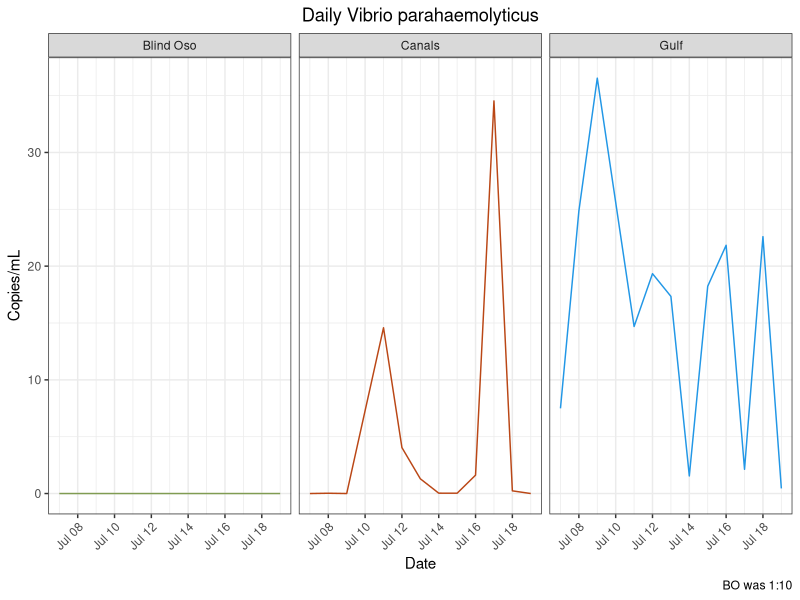
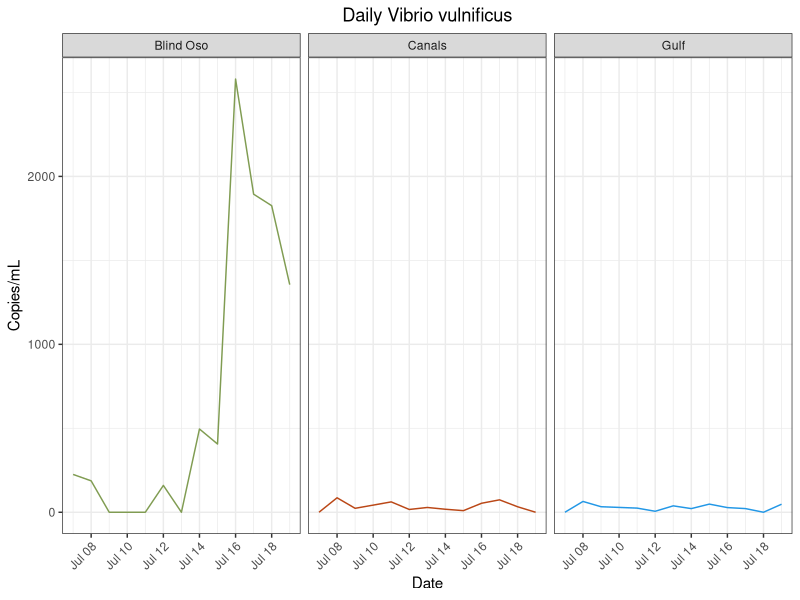
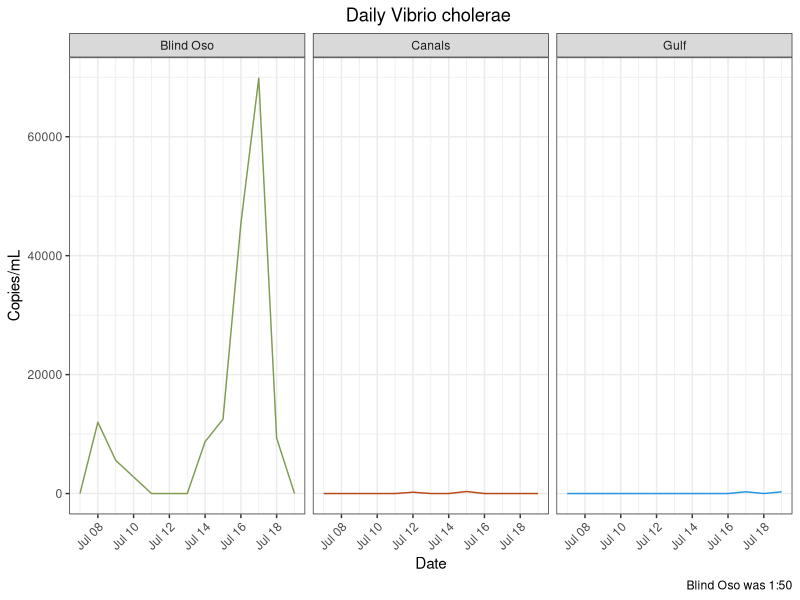
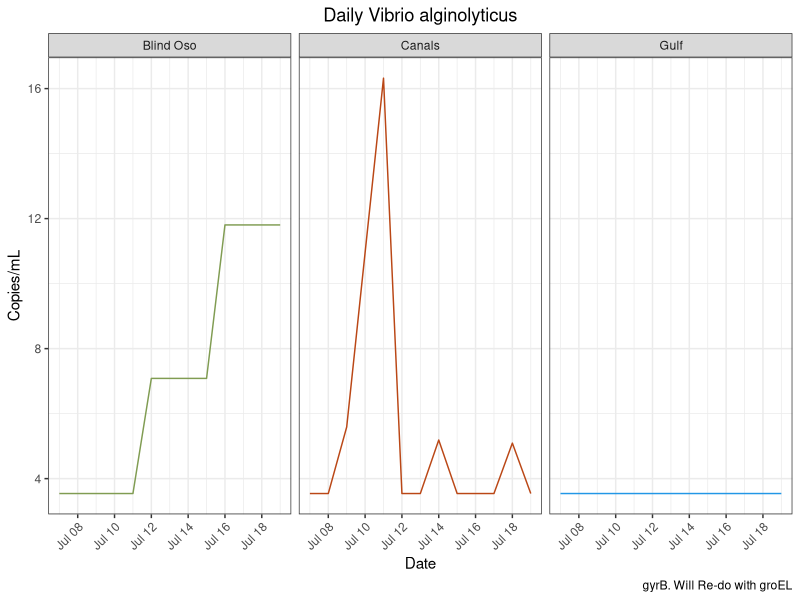
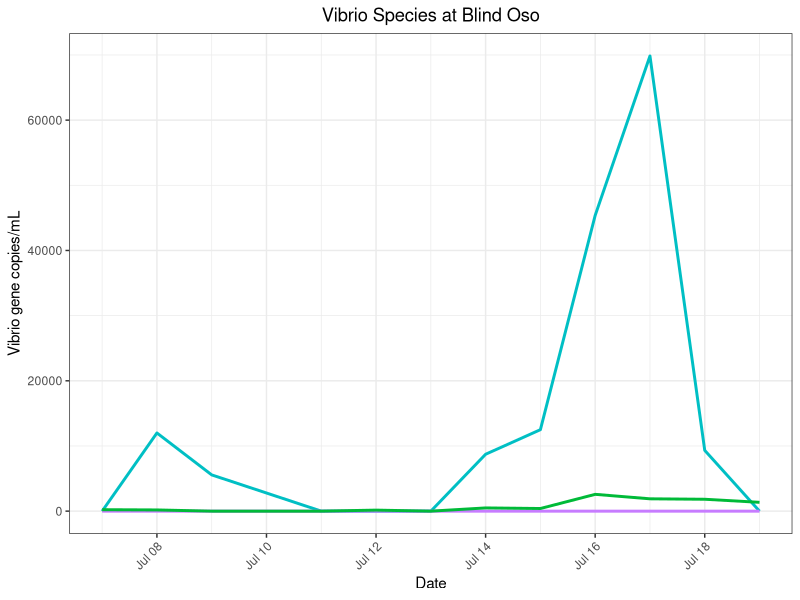
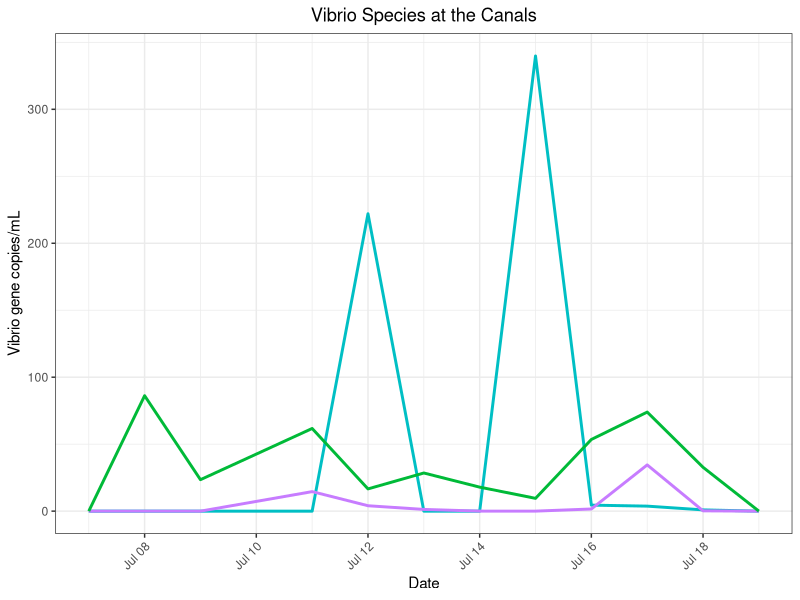
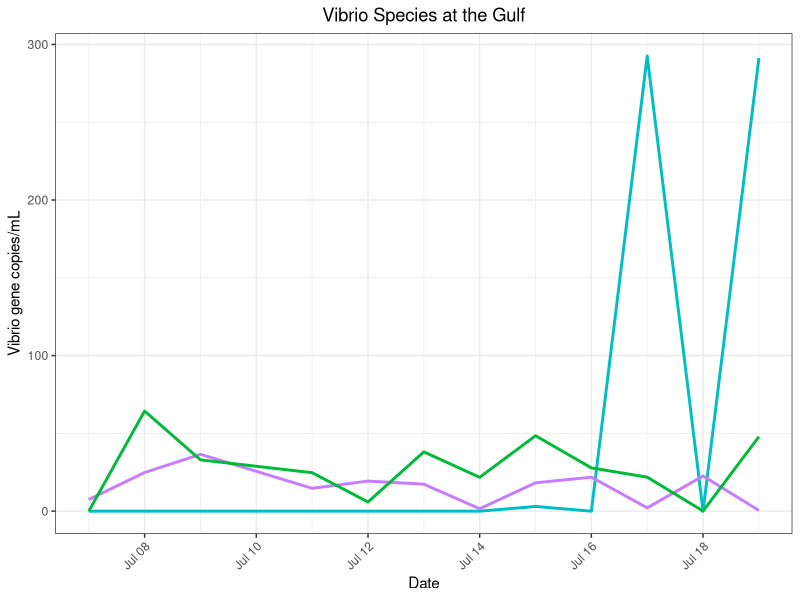
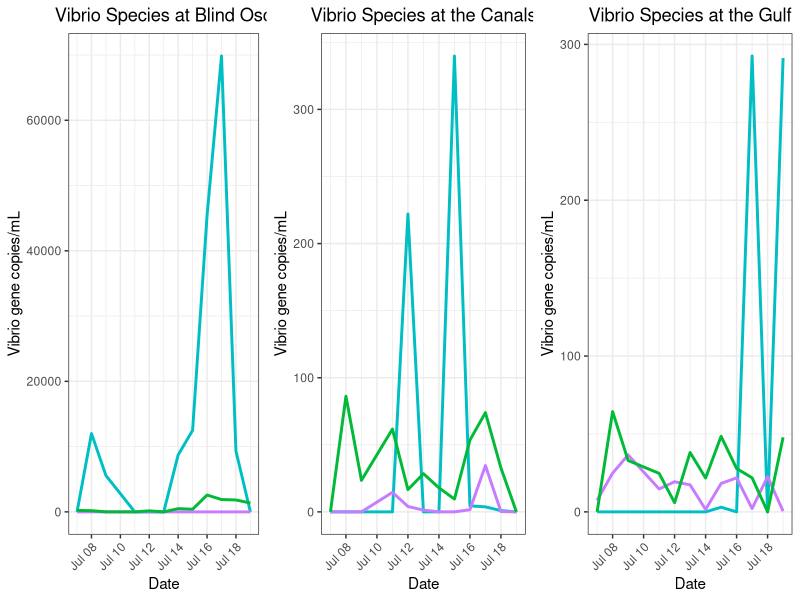

Here is the R script that generated these plots, in order:
## ---- chunk 1
library(here)
library(tidyverse)
library(lubridate)
library(ggpubr) #Stacking Plots
## ---- chunk 2
vp<- read_csv(here("data", "processed_data","qpcr", "vp_clean_copies.csv"))
vp_m<- read_csv(here("data", "processed_data","qpcr","vp_mon_clean_copies.csv")) 

vv<- read_csv(here("data", "processed_data","qpcr","vv_clean_copies_redo.csv")) #Trial two is best. Other trials exist too. 
vv_m<- read_csv(here("data", "processed_data","qpcr","vv_clean_copies_mon.csv"))

vc<- read_csv(here("data", "processed_data","qpcr", "vc_clean_copies_daily.csv")) #Daily
vc_m<- read_csv(here("data", "processed_data", "qpcr","vc_clean_copies_mon.csv"))#Monthly
vc_bo<- read_csv(here("data", "processed_data","qpcr","vc_clean_copies_dail_1_50.csv")) #Ran 1:50. with 5 reps (run with 2 reps + run with 3 reps)
#vc_bo_50<- read_csv(here("data", "processed_data","vc_clean_copies_daily_1_50_2reps.csv"))#Just reps 4 and 5 to compare. This looks fine, but I removed the code so as to clean up this script.

va<- read_csv(here("data", "processed_data","qpcr", "va_clean_copies_daily.csv"))
va_m<-  read_csv(here("data", "processed_data","qpcr", "va_clean_copies_monthly.csv"))
## ---- chunk 3
vv<- vv %>%
  mutate(site = recode(site, "BO" = "Blind Oso")) %>%
  mutate(site = recode(site, "C2" = "Canals")) %>%
  mutate(site = recode(site, "RD" = "Gulf"))

vp<- vp %>%
  mutate(site = recode(site, "BO" = "Blind Oso")) %>%
  mutate(site = recode(site, "C2" = "Canals")) %>%
  mutate(site = recode(site, "RD" = "Gulf"))

vc<- vc %>%
  mutate(site = recode(site, "BO" = "Blind Oso")) %>%
  mutate(site = recode(site, "C2" = "Canals")) %>%
  mutate(site = recode(site, "RD" = "Gulf"))
vc_bo<- vc_bo %>%
  mutate(site = recode(site, "BO" = "Blind Oso")) %>%
  mutate(site = recode(site, "C2" = "Canals")) %>%
  mutate(site = recode(site, "RD" = "Gulf"))
#vc_bo_50<- vc_bo_50 %>%
 # mutate(site = recode(site, "BO" = "Blind Oso")) %>%
 # mutate(site = recode(site, "C2" = "Canals")) %>%
 # mutate(site = recode(site, "RD" = "Gulf"))

va<- va %>%
  mutate(site = recode(site, "BO" = "Blind Oso")) %>%
  mutate(site = recode(site, "C2" = "Canals")) %>%
  mutate(site = recode(site, "RD" = "Gulf"))
## ---- chunk 4
vc<- 
  vc %>%
  filter(!site %in% "Blind Oso")  #Gets rid of old BO 
  
vc_d<- rbind(vc, vc_bo) #Adds new BO to C2 and RD
## ---- chunk 5
#Vp Mon
vp_m<- vp_m %>%
  select(!...1) 
jul_bo = data.frame(date = as.Date("2022-07-07"), copies_mL=0, site = "BO")
jul_c2 = data.frame(date = as.Date("2022-07-07"), copies_mL=0, site = "C2")
jul_rd = data.frame(date = as.Date("2022-07-07"), copies_mL=7.49310194, site = "RD")
vp_m = rbind(jul_bo, jul_c2, jul_rd, vp_m) %>%
  mutate(site = recode(site, "BO" = "Blind Oso")) %>%
  mutate(site = recode(site, "C2" = "Canals")) %>%
  mutate(site = recode(site, "RD" = "Gulf"))
                     

#Vv Mon
vv_m<- vv_m %>%
  select(!...1) 
jul_bo = data.frame(date = as.Date("2022-07-07"), copies_mL=0, site = "BO")
jul_c2 = data.frame(date = as.Date("2022-07-07"), copies_mL=0, site = "C2")
jul_rd = data.frame(date = as.Date("2022-07-07"), copies_mL=7.49310194, site = "RD")
vv_m = rbind(jul_bo, jul_c2, jul_rd, vv_m)%>%
  mutate(site = recode(site, "BO" = "Blind Oso")) %>%
  mutate(site = recode(site, "C2" = "Canals")) %>%
  mutate(site = recode(site, "RD" = "Gulf"))

vc_m<- vc_m %>%
  select(!...1) 
  jul_bo = data.frame(date = as.Date("2022-07-07"), copies_mL=263.208407, site = "BO")
  jul_c2 = data.frame(date = as.Date("2022-07-07"), copies_mL=0, site = "C2")
  jul_rd = data.frame(date = as.Date("2022-07-07"), copies_mL=0, site = "RD")
  vc_m = rbind(jul_bo, jul_c2, jul_rd, vc_m)%>%
    mutate(site = recode(site, "BO" = "Blind Oso")) %>%
    mutate(site = recode(site, "C2" = "Canals")) %>%
    mutate(site = recode(site, "RD" = "Gulf"))
  
 va_m<- va_m %>%
  select(!...1) 
  jul_bo = data.frame(date = as.Date("2022-07-07"), copies_mL=0, site = "BO")
  jul_c2 = data.frame(date = as.Date("2022-07-07"), copies_mL=5.494766, site = "C2")
  jul_rd = data.frame(date = as.Date("2022-07-07"), copies_mL=0, site = "RD")
  va_m = rbind(jul_bo, jul_c2, jul_rd, va_m)%>%
    mutate(site = recode(site, "BO" = "Blind Oso")) %>%
    mutate(site = recode(site, "C2" = "Canals")) %>%
    mutate(site = recode(site, "RD" = "Gulf")) 
## ---- chunk 6
#png(file = here("results", "plots", "species_specific", "vp_daily.png"))
 vp %>%
  ggplot() + geom_line(
    aes(x = date,
        y = copies_mL,
        color = site))+ 
  facet_wrap(~site)  +
  labs(x = "Date",
       y = "Copies/mL",
       title = "Daily Vibrio parahaemolyticus",
       caption = "BO was 1:10")+
  theme_bw()+
  theme(
    plot.title = element_text(hjust = 0.5),
    axis.text.x = element_text(hjust = 1, angle = 45),
    legend.position = "none")+
  scale_color_manual(values = c("Blind Oso" = "#809C52",
                                "Canals" = "#ba4716",
                                "Gulf" = "4c848c"))
# dev.off()

 ggsave(here("results", "plots", "vp_daily.png"))
## ---- chunk 7
#png(file = here("results", "plots", "species_specific", "vv_daily.png"))

vv %>%
  #filter(!site %in% "Blind Oso") %>%
  ggplot() + geom_line(
    aes(x = date,
        y = copies_mL,
        color = site))+ 
  facet_wrap(~site)  +
  labs(x = "Date",
       y = "Copies/mL",
       title = "Daily Vibrio vulnificus")+
  theme_bw()+
  theme(
    plot.title = element_text(hjust = 0.5),
    axis.text.x = element_text(hjust = 1, angle = 45),
    legend.position = "none")+ 
  scale_color_manual(values = c("Blind Oso" = "#809C52",
                                "Canals" = "#ba4716",
                                "Gulf" = "4c848c"))
#dev.off()

 ggsave(here("results", "plots", "vv_daily.png"))
## ---- chunk 8
vc_d %>%
#filter(!site %in% "Blind Oso") %>%
  ggplot() + geom_line(
    aes(x = date,
        y = copies_mL,
        color = site))+ 
  facet_wrap(~site)  +
  labs(x = "Date",
       y = "Copies/mL",
       title = "Daily Vibrio cholerae ",
       caption = "Blind Oso was 1:50")+
  theme_bw()+
  theme(
    plot.title = element_text(hjust = 0.5),
    axis.text.x = element_text(hjust = 1, angle = 45),
    legend.position = "none")+ 
  scale_color_manual(values = c("Blind Oso" = "#809C52", #5 replicates
                                "Canals" = "#ba4716",#3
                                "Gulf" = "4c848c"))#3

 ggsave(here("results", "plots", "vc_daily.png"))
## ---- chunk 9
#png(file = here("results", "plots", "species_specific", "va_daily.png"))

va %>%
 #filter(!site %in% "Blind Oso") %>%
  ggplot() + geom_line(
    aes(x = date,
        y = copies_mL,
        color = site))+ 
  facet_wrap(~site)  +
  labs(x = "Date",
       y = "Copies/mL",
       title = "Daily Vibrio alginolyticus",
       caption = "gyrB. Will Re-do with groEL")+
  theme_bw()+
  theme(
    plot.title = element_text(hjust = 0.5),
    axis.text.x = element_text(hjust = 1, angle = 45),
    legend.position = "none")+ 
  scale_color_manual(values = c("Blind Oso" = "#809C52",
                                "Canals" = "#ba4716",
                                "Gulf" = "4c848c"))
#dev.off()

 ggsave(here("results", "plots", "va_daily.png"))
## ---- chunk 10
#Make new columns with species 
type = "vc"
vc1<- cbind(vc_d, type)

type = "vv"
vv1<- cbind(vv, type)

type = "vp"
vp1<- cbind(vp, type)

type = "va"
va1<- cbind(va,type)

#Combine datasets
master<- rbind(vc1,vp1,vv1, va1) %>%
  mutate(type = recode(type, "va" = "V. alginolyticus",
                       "vc" = "V. cholerae",
                       "vp" = "V. parahaemolyticus",
                       "vv" = "V. vulnificus"))
# Save this
saveRDS(master, file = here("data", "processed_data", "qpcr","species_copies.rds"))
## ---- chunk 11
bo_spp<- master %>%
  filter(site %in% "Blind Oso",
         !type %in% "V. alginolyticus") %>% #Take out Va for now
  ggplot() + geom_line(
    aes(
      x = date,
      y = copies_mL,
      color = type),
    size = 1)+ 
  theme_bw()+
     labs(title = "Vibrio Species at Blind Oso",
       x = "Date",
       y = "Vibrio gene copies/mL",
       color = "Vibrio spp.") +
  theme(axis.text.x = element_text(hjust = 1, angle = 45),
        plot.title = element_text(hjust = 0.5),
        legend.position = "none") + 
scale_color_manual(values = c("V. alginolyticus" = "#F8766D",
                              "V. cholerae" = "#00BFC4",
                              "V. parahaemolyticus" = "#C77CFF",
                              "V. vulnificus" = "#00BA38"))

bo_spp

#dev.off()
 ggsave(here("results", "plots", "bo_all_daily.png"))
## ---- chunk 12
c2_spp<-
  master %>%
  filter(site %in% "Canals",
         !type %in% "V. alginolyticus") %>%
  ggplot() + geom_line(
    aes(
      x = date,
      y = copies_mL,
      color = type),
    size = 1)+ 
  theme_bw()+
     labs(title = "Vibrio Species at the Canals",
       x = "Date",
       y = "Vibrio gene copies/mL",
       color = "Vibrio spp.") +
  theme(axis.text.x = element_text(hjust = 1, angle = 45),
        plot.title = element_text(hjust = 0.5),
        legend.position = "none") + 
scale_color_manual(values = c("V. alginolyticus" = "#F8766D",
                              "V. cholerae" = "#00BFC4",
                              "V. parahaemolyticus" = "#C77CFF",
                              "V. vulnificus" = "#00BA38"))

c2_spp

 ggsave(here("results", "plots", "c2_all_daily.png"))
## ---- chunk 13
rd_spp<-
 master %>%
  filter(site %in% "Gulf",
         !type %in% "V. alginolyticus") %>%
  ggplot() + geom_line(
    aes(
      x = date,
      y = copies_mL,
      color = type),
    size = 1)+ 
  theme_bw()+
     labs(title = "Vibrio Species at the Gulf",
       x = "Date",
       y = "Vibrio gene copies/mL",
       color = "Vibrio spp.") +
  theme(axis.text.x = element_text(hjust = 1, angle = 45),
        plot.title = element_text(hjust = 0.5),
        legend.position = "none") + 
scale_color_manual(values = c("V. alginolyticus" = "#F8766D",
                              "V. cholerae" = "#00BFC4",
                              "V. parahaemolyticus" = "#C77CFF",
                              "V. vulnificus" = "#00BA38"))

rd_spp

 ggsave(here("results", "plots", "rd_all_daily.png"))
## ---- chunk 14
all_spp<-
  ggarrange(bo_spp, c2_spp, rd_spp,
            nrow = 1,
            ncol = 3)
all_spp
## ---- chunk 15
#png(file = here("results", "plots", "species_specific", "vp_mon.png"))

vp_m %>%
ggplot() + geom_line(
    aes(x = date,
        y = copies_mL,
        color = site))+ 
  geom_point(
     aes(x = date,
        y = copies_mL,
        color = site))+
  facet_wrap(~site)  +
  labs(x = "Date",
       y = "Copies/mL",
       title = "Monthly Vibrio parahaemolyticus")+
  theme_bw()+
  theme(
    plot.title = element_text(hjust = 0.5),
    axis.text.x = element_text(hjust = 1, angle = 45),
    legend.position = "none")+
  scale_color_manual(values = c("Blind Oso" = "#809C52",
                                "Canals" = "#ba4716",
                                "Gulf" = "4c848c"))+
  scale_x_date(date_breaks = "1 month", date_labels = "%b")

#dev.off()

 ggsave(here("results", "plots", "vp_monthly.png"))
## ---- chunk 16
#png(file = here("results", "plots", "species_specific", "vv_mon.png"))
 vv_m %>%
  filter(!site %in% c("E3", "NT")) %>%
 ggplot() + geom_line(
    aes(x = date,
        y = copies_mL,
        color = site))+ 
  geom_point(
     aes(x = date,
        y = copies_mL,
        color = site))+
  facet_wrap(~site)  +
  labs(x = "Date",
       y = "Copies/mL",
       title = "Monthly Vibrio vulnificus")+
  theme_bw()+
  theme(
    plot.title = element_text(hjust = 0.5),
    axis.text.x = element_text(hjust = 1, angle = 45),
    legend.position = "none")+
  scale_color_manual(values = c("Blind Oso" = "#809C52",
                                "Canals" = "#ba4716",
                                "Gulf" = "4c848c"))+
  scale_x_date(date_breaks = "1 month", date_labels = "%b")
#dev.off()

  ggsave(here("results", "plots", "vv_monthly.png"))
## ---- chunk 17
#png(file = here("results", "plots", "species_specific", "vc_mon.png"))
vc_m %>%
  #filter(!site %in% "Blind Oso") %>%
 ggplot() + geom_line(
    aes(x = date,
        y = copies_mL,
        color = site))+ 
  geom_point(
     aes(x = date,
        y = copies_mL,
        color = site))+
  facet_wrap(~site)  +
  labs(x = "Date",
       y = "Copies/mL",
       title = "Monthly Vibrio cholerae")+
  theme_bw()+
  theme(
    plot.title = element_text(hjust = 0.5),
    axis.text.x = element_text(hjust = 1, angle = 45),
    legend.position = "none")+
  scale_color_manual(values = c("Blind Oso" = "#809C52",
                                "Canals" = "#ba4716",
                                "Gulf" = "4c848c"))+
  scale_x_date(date_breaks = "1 month", date_labels = "%b")
#dev.off()

 ggsave(here("results", "plots", "vc_monthly.png"))
## ---- chunk 18

va_m %>%
  #filter(!site %in% "Blind Oso") %>%
 ggplot() + geom_line(
    aes(x = date,
        y = copies_mL,
        color = site))+ 
  geom_point(
     aes(x = date,
        y = copies_mL,
        color = site))+
  facet_wrap(~site)  +
  labs(x = "Date",
       y = "Copies/mL",
       title = "Monthly Vibrio alginolyticus")+
  theme_bw()+
  theme(
    plot.title = element_text(hjust = 0.5),
    axis.text.x = element_text(hjust = 1, angle = 45),
    legend.position = "none")+
  scale_color_manual(values = c("Blind Oso" = "#809C52",
                                "Canals" = "#ba4716",
                                "Gulf" = "4c848c"))+
  scale_x_date(date_breaks = "1 month", date_labels = "%b")

 ggsave(here("results", "plots", "va_monthly.png"))
## ---- chunk 19
#Make new columns with species 
type = "vc"
vc2<- cbind(vc_m, type)

type = "vv"
vv2<- cbind(vv_m, type)

type = "vp"
vp2<- cbind(vp_m, type)

type = "va"
va2<- cbind(va_m,type)

#Combine datasets
master_monthly<- rbind(vc2,vp2,vv2, va2) %>%
  mutate(type = recode(type, "va" = "V. alginolyticus",
                       "vc" = "V. cholerae",
                       "vp" = "V. parahaemolyticus",
                       "vv" = "V. vulnificus")) %>%
  #Fix date mislabeling
  mutate(date = as.character(date))
  master_monthly$date <- recode_factor(master_monthly$date, '2022-06-13' = "2022-06-14") 
master_monthly<- 
    master_monthly %>%
    mutate(date = as.Date(date))


# Save this
saveRDS(master_monthly, file = here("data", "processed_data", "qpcr","species_copies_monthly.rds"))
## ---- chunk 20
bo_spp_monthly<- master_monthly %>%
  filter(site %in% "Blind Oso",
         !type %in% "V. alginolyticus") %>% #Take out Va for now
  ggplot() + 
  geom_point(
    aes(
      x = date,
      y = copies_mL,
      color = type),
    size = 2)+
  geom_line(
    aes(
      x = date,
      y = copies_mL,
      color = type),
    size = 1)+ 
  theme_bw()+
     labs(title = "Vibrio Species Concentrations at Blind Oso",
       x = "Date",
       y = "Vibrio gene copies/mL",
       color = "Vibrio spp.") +
  theme(axis.text.x = element_text(hjust = 1, angle = 45),
        plot.title = element_text(hjust = 0.5),
        legend.position = "none") + 
  scale_x_date(date_breaks="1 month", date_labels="%b")+
scale_color_manual(values = c("V. alginolyticus" = "#F8766D",
                              "V. cholerae" = "#00BFC4",
                              "V. parahaemolyticus" = "#C77CFF",
                              "V. vulnificus" = "#00BA38"))

bo_spp_monthly

#dev.off()
 ggsave(here("results", "plots", "bo_all_monthly.png"))
## ---- chunk 21
c2_spp_monthly<- master_monthly %>%
  filter(site %in% "Canals",
         !type %in% "V. alginolyticus") %>% #Take out Va for now
  ggplot() + 
  geom_point(
    aes(
      x = date,
      y = copies_mL,
      color = type),
    size = 2)+
  geom_line(
    aes(
      x = date,
      y = copies_mL,
      color = type),
    size = 1)+ 
  theme_bw()+
     labs(title = "Vibrio Species Concentrations at the Canals",
       x = "Date",
       y = "Vibrio gene copies/mL",
       color = "Vibrio spp.") +
  theme(axis.text.x = element_text(hjust = 1, angle = 45),
        plot.title = element_text(hjust = 0.5),
        legend.position = "none") + 
  scale_x_date(date_breaks="1 month", date_labels="%b")+ 
scale_color_manual(values = c("V. alginolyticus" = "#F8766D",
                              "V. cholerae" = "#00BFC4",
                              "V. parahaemolyticus" = "#C77CFF",
                              "V. vulnificus" = "#00BA38"))

c2_spp_monthly

#dev.off()
 ggsave(here("results", "plots", "c2_all_monthly.png"))
## ---- chunk 22
rd_spp_monthly<- master_monthly %>%
  filter(site %in% "Gulf",
         !type %in% "V. alginolyticus") %>% #Take out Va for now
  ggplot() + 
  geom_point(
    aes(
      x = date,
      y = copies_mL,
      color = type),
    size = 2)+
  geom_line(
    aes(
      x = date,
      y = copies_mL,
      color = type),
    size = 1)+ 
  theme_bw()+
     labs(title = "Vibrio Species Concentrations at the Gulf",
       x = "Date",
       y = "Vibrio gene copies/mL",
       color = "Vibrio spp.") +
  theme(axis.text.x = element_text(hjust = 1, angle = 45),
        plot.title = element_text(hjust = 0.5),
        legend.position = "none") + 
  scale_x_date(date_breaks="1 month", date_labels="%b")+ 
scale_color_manual(values = c("V. alginolyticus" = "#F8766D",
                              "V. cholerae" = "#00BFC4",
                              "V. parahaemolyticus" = "#C77CFF",
                              "V. vulnificus" = "#00BA38"))

rd_spp_monthly

#dev.off()
 ggsave(here("results", "plots", "rd_all_monthly.png"))
